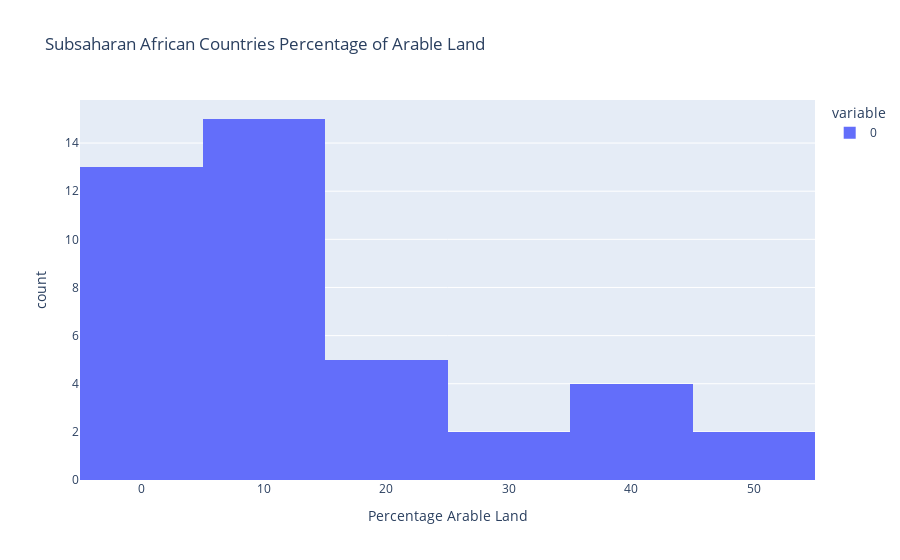

The notebook cell saved with this chart:
### Markdown cell above
## 1b. Plot the histrogram ([help](https://matplotlib.org/stable/gallery/statistics/hist.html)) based on the distribution of all arable land (%) values in 2010 for all countries in Sub-Saharan Africa. (1 PT).
## Note: Instead of using matplotlib, you can choose other libraries.

### Code cell
# Answer

import plotly.express as px

# list of countries obtained from https://www.loc.gov/rr/amed/guide/afr-countrylist.html
subsaharan_africa_countries = '''Angola
Benin
Botswana
Burkina Faso
Burundi
Cameroon
Cape Verde
Central African Republic
Chad
Comoros
Congo
Côte d'Ivoire
Djibouti
Equatorial Guinea
Eritrea
Ethiopia
Gabon
The Gambia
Ghana
Guinea
Guinea-Bissau
Kenya
Lesotho
Liberia
Madagascar
Malawi
Mali
Mauritania
Mauritius
Mozambique
Namibia
Niger
Nigeria
Réunion
Rwanda
Sao Tome and Principe
Senegal
Seychelles
Sierra Leone
Somalia
South Africa
Sudan
Swaziland
Tanzania
Togo
Uganda
Western Sahara
Zambia
Zimbabwe'''.split("\n")

data = {}

for country in subsaharan_africa_countries:
    try:
        val = frame[frame["Country Name"] == country]["2010"].iloc[0]
        if val == val:  # filters out NaN values
            data[country] = val
    except:  # if the country is not in the data list
        pass
    
data = pd.Series(data=data)
fig = px.histogram(data, title="Subsaharan African Countries Percentage of Arable Land", labels={"value": "Percentage Arable Land"})
fig.show()

### Figure 1 — Plotly figure (JSON) as saved in the notebook; plotly's stock layout.template omitted (floating-point values rounded to 4 significant figures)
{"data": [{"alignmentgroup": "True", "bingroup": "x", "hovertemplate": "variable=0<br>Percentage Arable Land=%{x}<br>count=%{y}<extra></extra>", "legendgroup": "0", "marker": {"color": "#636efa"}, "name": "0", "offsetgroup": "0", "orientation": "v", "showlegend": true, "type": "histogram", "x": [3.289, 22.17, 0.457, 21.93, 36.99, 13.12, 2.889, 3.335, 34.93, 0.06903, 4.278, 6.832, 12.9, 1.261, 20.3, 11.8, 10.67, 9.664, 10.61, 4.983, 5.159, 39.24, 5.131, 0.4366, 39.41, 7.185, 0.9717, 11.92, 36.23, 45.56, 6.25, 19.74, 1.957, 21.89, 1.753, 10.33, 13.1, 45.23, 33.66, 4.574, 10.34], "xaxis": "x", "yaxis": "y"}], "layout": {"barmode": "relative", "legend": {"title": {"text": "variable"}, "tracegroupgap": 0}, "title": {"text": "Subsaharan African Countries Percentage of Arable Land"}, "xaxis": {"anchor": "y", "domain": [0, 1], "title": {"text": "Percentage Arable Land"}}, "yaxis": {"anchor": "x", "domain": [0, 1], "title": {"text": "count"}}}}
